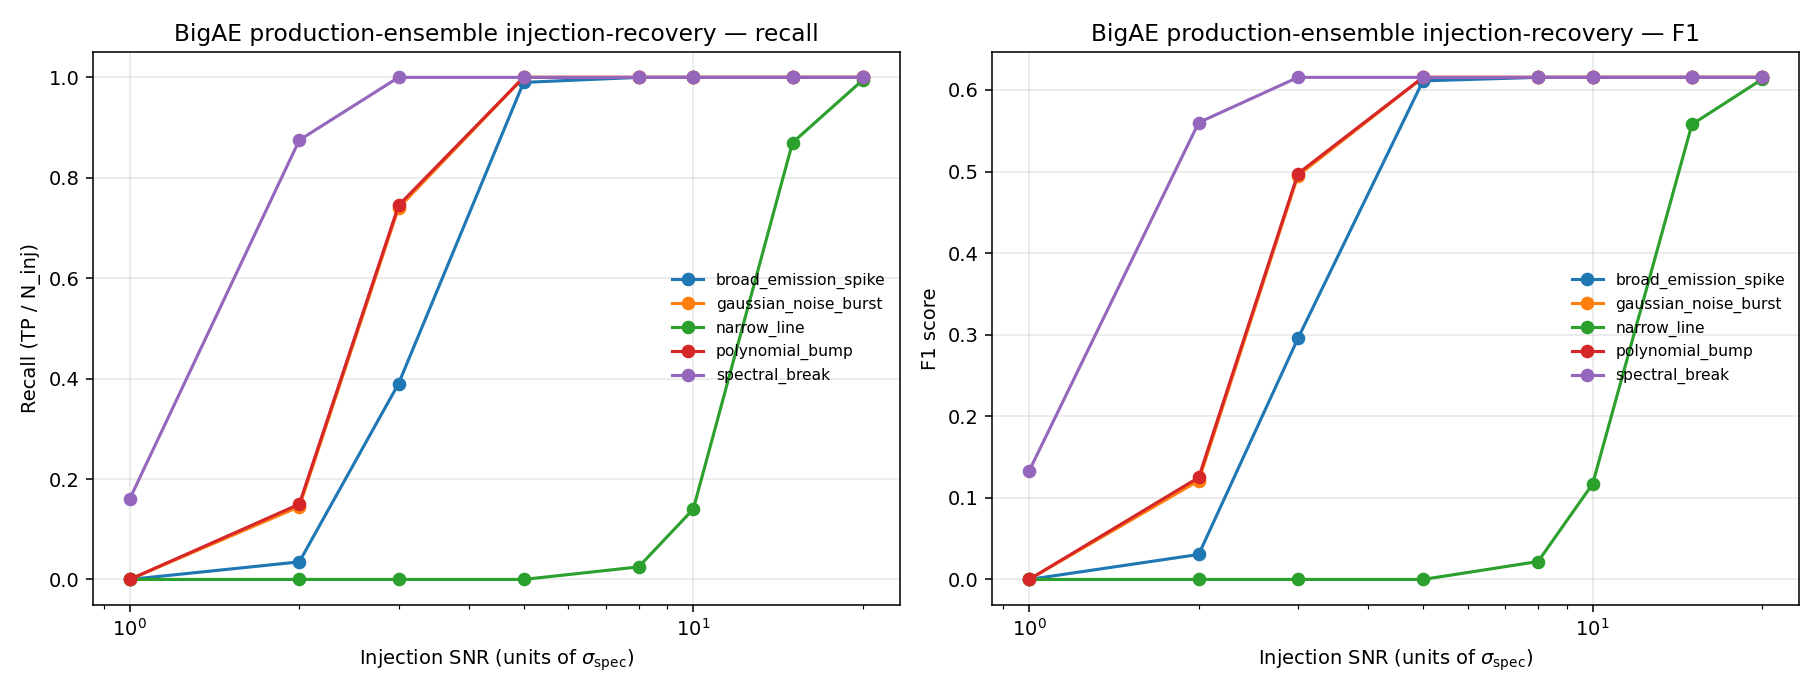

This figure's Python source:
"""
R42 Wave 14 P3-CM-B4 — BigAE injection-recovery on production checkpoints.

Closes Wave 11 P3-CM-B4 BLOCKER ("validation-vs-product mismatch — fresh-IF
injection-recovery used as sensitivity calibrator while catalogs are built
from BigAE rankings"). Runs the same controlled-injection test directly on
the 5 production BigAE seeds (seed101…seed505) trained on the 47k DESI
proxy and used to score the 100k OOD set.

For each of 8 SNR levels (σ ∈ {1, 2, 3, 5, 8, 10, 15, 20}) and 5 anomaly
types (broad emission spike, gaussian noise burst, narrow line, polynomial
bump, spectral break), inject the perturbation into 200 random clean
spectra (lowest-baseline-MSE), score with all 5 BigAE seeds, then compute:

  - Threshold T = p99 of clean ensemble-mean MSE
  - Recall = fraction of injected with ensemble-mean MSE > T
  - Precision = TP / (TP + FP) on the (clean + injected) mix
  - F1 = 2 PR / (P + R)

Output: /workspace/r42_phase2/wave14_injection_recovery_results.json
        /workspace/r42_phase2/wave14_injection_recovery.png
"""
import os, sys, time, json, gc
import numpy as np
import torch
import torch.nn as nn
from pathlib import Path
import matplotlib
matplotlib.use("Agg")
import matplotlib.pyplot as plt

OUT = Path("/workspace/r42_phase2")
DEV = torch.device("cuda")
SEEDS = [101, 202, 303, 404, 505]
SNR_LEVELS = [1, 2, 3, 5, 8, 10, 15, 20]
INJECTIONS = ["broad_emission_spike", "gaussian_noise_burst",
              "narrow_line", "polynomial_bump", "spectral_break"]
N_INJ_PER_TYPE = 200
RNG = np.random.default_rng(20260501)


def log(msg):
    line = f"[{time.strftime('%H:%M:%S')}] {msg}"
    print(line, flush=True)
    with open(OUT/"wave14_injection_recovery.log", "a") as f:
        f.write(line + "\n")


class BigAE(nn.Module):
    def __init__(self):
        super().__init__()
        self.enc = nn.Sequential(
            nn.Linear(496, 512), nn.BatchNorm1d(512), nn.ReLU(), nn.Dropout(0.1),
            nn.Linear(512, 256), nn.BatchNorm1d(256), nn.ReLU(), nn.Dropout(0.1),
            nn.Linear(256, 128), nn.ReLU(), nn.Linear(128, 128))
        self.dec = nn.Sequential(
            nn.Linear(128, 128), nn.ReLU(),
            nn.Linear(128, 256), nn.BatchNorm1d(256), nn.ReLU(), nn.Dropout(0.1),
            nn.Linear(256, 512), nn.BatchNorm1d(512), nn.ReLU(), nn.Dropout(0.1),
            nn.Linear(512, 496))

    def forward(self, x):
        return self.dec(self.enc(x))


def score(m, X, bs=4096):
    m.eval()
    out = np.empty(len(X), dtype=np.float32)
    with torch.no_grad():
        Xt = torch.from_numpy(X).to(DEV)
        for i in range(0, len(Xt), bs):
            xb = Xt[i:i+bs]
            rb = m(xb)
            out[i:i+bs] = ((rb - xb)**2).mean(dim=1).cpu().numpy()
    return out


def ensemble_score(X):
    mses = np.stack([score(load_seed(s), X) for s in SEEDS])
    return mses.mean(axis=0), mses.std(axis=0)


_models = {}
def load_seed(s):
    if s not in _models:
        m = BigAE().to(DEV)
        m.load_state_dict(torch.load(OUT/f"bigae_seed{s}.pt", map_location=DEV))
        _models[s] = m
    return _models[s]


def inject(spec, kind, snr):
    """Inject anomaly of given type at given SNR into a single spectrum.
    spec is (496,) float32; SNR is in units of spec.std()."""
    spec = spec.copy()
    n = len(spec)
    sigma = max(spec.std(), 1e-6)
    A = snr * sigma
    if kind == "broad_emission_spike":
        c = RNG.integers(50, n - 50)
        w = RNG.integers(15, 35)
        x = np.arange(n)
        spec += A * np.exp(-((x - c) ** 2) / (2 * w * w))
    elif kind == "gaussian_noise_burst":
        c = RNG.integers(50, n - 50)
        w = RNG.integers(20, 40)
        mask = (np.arange(n) >= c - w) & (np.arange(n) <= c + w)
        spec[mask] += A * RNG.standard_normal(mask.sum())
    elif kind == "narrow_line":
        c = RNG.integers(20, n - 20)
        x = np.arange(n)
        spec += A * np.exp(-((x - c) ** 2) / 4.0)  # ~2 px FWHM
    elif kind == "polynomial_bump":
        c = RNG.integers(80, n - 80)
        w = RNG.integers(40, 80)
        x = np.arange(n)
        spec += A * np.maximum(0.0, 1.0 - ((x - c) / w) ** 2)
    elif kind == "spectral_break":
        c = RNG.integers(100, n - 100)
        spec[c:] += A
    return spec


def main():
    t0 = time.time()
    log("=== R42 Wave 14 P3-CM-B4: BigAE injection-recovery on production checkpoints ===")
    log(f"loading 100k OOD spectra")
    spectra = np.load("/workspace/r42_b10/B10_ood_spectra_100k.npy").astype(np.float32)
    finite = np.isfinite(spectra).all(axis=1)
    spectra = spectra[finite]
    log(f"  finite spectra: {len(spectra):,}")
    log(f"loading 5 production BigAE seeds")
    for s in SEEDS:
        load_seed(s)
    log(f"  loaded {len(SEEDS)} BigAE seeds (496->128, 5 ensemble)")
    log(f"computing baseline ensemble-mean MSE on all {len(spectra):,} clean spectra")
    base_mean, base_std = ensemble_score(spectra)
    log(f"  baseline median MSE = {np.median(base_mean):.4f}, p99 = {np.percentile(base_mean, 99):.4f}")
    cleanest_idx = np.argsort(base_mean)[:5000]
    cleanest = spectra[cleanest_idx]
    log(f"  using lowest-MSE 5,000 spectra as clean injection substrate (median MSE = {np.median(base_mean[cleanest_idx]):.4f})")
    held_out_idx = np.argsort(base_mean)[5000:30000]
    holdout = spectra[held_out_idx]
    holdout_mean, _ = base_mean[held_out_idx], base_std[held_out_idx]
    T = np.percentile(holdout_mean, 99)
    log(f"  detection threshold T (p99 of holdout clean ensemble MSE) = {T:.4f}")

    results = {
        "metadata": {
            "wave": "14",
            "blocker": "P3-CM-B4",
            "method": "BigAE production-checkpoint ensemble injection-recovery",
            "n_clean_substrate": int(len(cleanest)),
            "n_holdout_clean": int(len(holdout)),
            "n_inj_per_type": N_INJ_PER_TYPE,
            "n_seeds": len(SEEDS),
            "seeds": SEEDS,
            "injection_types": INJECTIONS,
            "snr_levels": SNR_LEVELS,
            "rng_seed": 20260501,
            "threshold_T_p99_holdout": float(T),
            "baseline_median_mse": float(np.median(base_mean)),
            "baseline_p99_mse": float(np.percentile(base_mean, 99)),
        },
        "by_snr": {},
    }

    for snr in SNR_LEVELS:
        log(f"--- SNR = {snr} ---")
        snr_results = {}
        for kind in INJECTIONS:
            sample_idx = RNG.choice(len(cleanest), N_INJ_PER_TYPE, replace=False)
            injected = np.stack([inject(cleanest[i], kind, snr) for i in sample_idx])
            inj_mean, inj_std = ensemble_score(injected)
            tp = int((inj_mean > T).sum())
            fn = N_INJ_PER_TYPE - tp
            fp_clean_pool_size = len(holdout)
            fp = int((holdout_mean > T).sum())
            tn = fp_clean_pool_size - fp
            recall = tp / N_INJ_PER_TYPE
            precision = tp / (tp + fp) if (tp + fp) > 0 else 0.0
            f1 = 2 * precision * recall / (precision + recall) if (precision + recall) > 0 else 0.0
            snr_results[kind] = {
                "n_inj": N_INJ_PER_TYPE,
                "tp": tp, "fp": fp, "fn": fn, "tn": tn,
                "recall": float(recall),
                "precision": float(precision),
                "f1": float(f1),
                "injected_mean_mse_median": float(np.median(inj_mean)),
                "injected_mean_mse_p10": float(np.percentile(inj_mean, 10)),
                "ensemble_disagreement_median": float(np.median(inj_std)),
            }
            log(f"  {kind:24s} R={recall:.3f} P={precision:.3f} F1={f1:.3f} med_MSE={np.median(inj_mean):.3f}")
        results["by_snr"][str(snr)] = snr_results

    out_json = OUT/"wave14_injection_recovery_results.json"
    with open(out_json, "w") as f:
        json.dump(results, f, indent=2)
    log(f"results -> {out_json}")

    fig, axes = plt.subplots(1, 2, figsize=(13, 5))
    snr_arr = np.array(SNR_LEVELS, dtype=float)
    for kind in INJECTIONS:
        recalls = [results["by_snr"][str(s)][kind]["recall"] for s in SNR_LEVELS]
        f1s = [results["by_snr"][str(s)][kind]["f1"] for s in SNR_LEVELS]
        axes[0].plot(snr_arr, recalls, "o-", label=kind, linewidth=1.6)
        axes[1].plot(snr_arr, f1s, "o-", label=kind, linewidth=1.6)
    for ax in axes:
        ax.set_xscale("log")
        ax.set_xlabel(r"Injection SNR (units of $\sigma_{\rm spec}$)")
        ax.grid(True, alpha=0.3)
        ax.legend(loc="best", fontsize=8, frameon=False)
    axes[0].set_ylabel("Recall (TP / N_inj)")
    axes[0].set_title("BigAE production-ensemble injection-recovery — recall")
    axes[1].set_ylabel("F1 score")
    axes[1].set_title("BigAE production-ensemble injection-recovery — F1")
    fig.tight_layout()
    out_png = OUT/"wave14_injection_recovery.png"
    fig.savefig(out_png, dpi=140)
    log(f"figure -> {out_png}")
    log(f"=== Wave 14 P3-CM-B4 DONE in {(time.time()-t0)/60:.1f} min ===")


if __name__ == "__main__":
    main()
